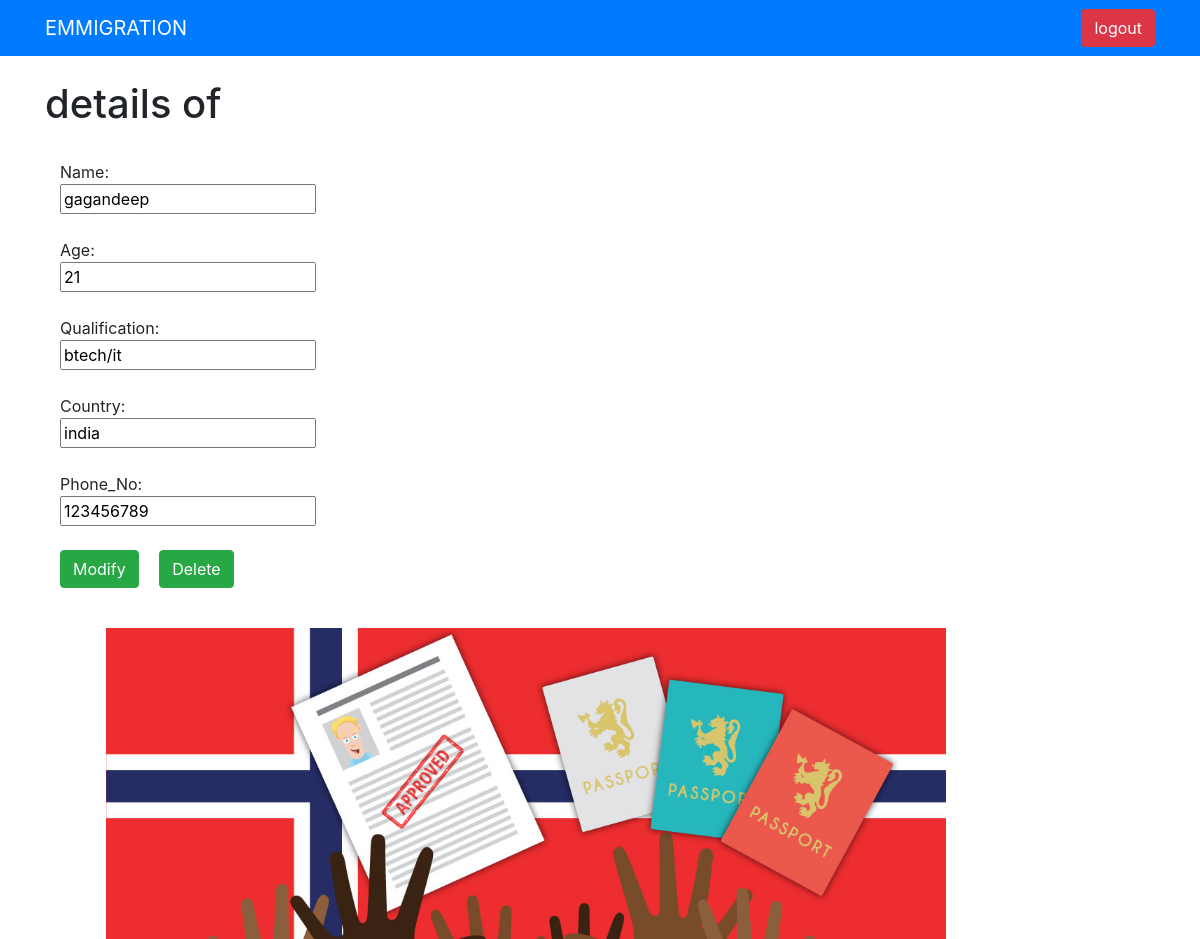
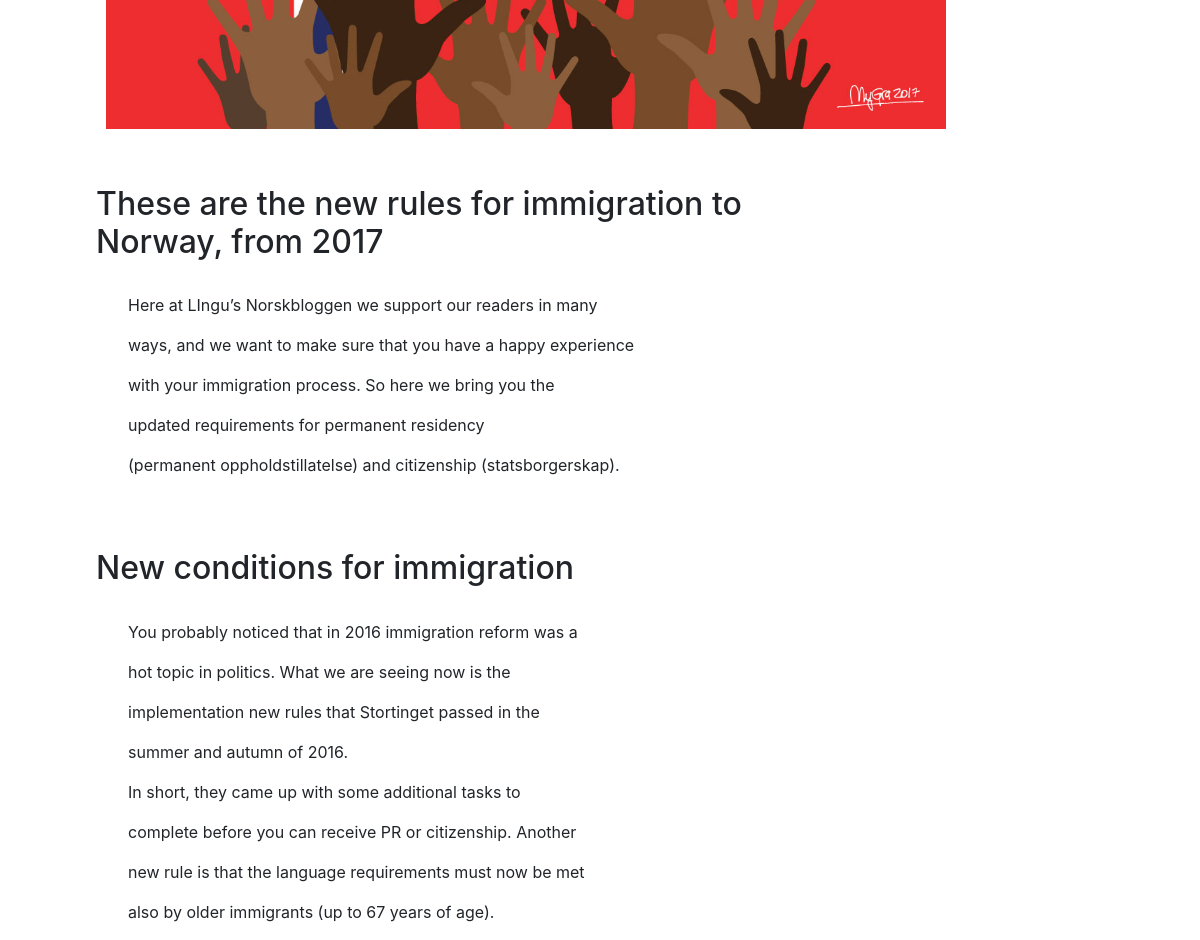
/product/detail/3/ (signed in), run on the app's committed database (2 pictures, top to bottom).
### product/models.py (models this page shows)
class blog(models.Model):
    name=models.CharField(max_length=20)
    age=models.IntegerField()
    qualification=models.TextField()
    country=models.TextField()
    phone_no=models.IntegerField()

### product/views.py (the view)
# urls.py: path('detail/<int:pk>/',views.detail,name='detail'),
@login_required
def detail(request,pk):
    prdct=blog.objects.get(pk=pk)
    context={
        'prdct':prdct
    }
    return render(request,'product/detail.html',context)

### product/template/product/detail.html (shortened to what this page needs)
{% extends 'base.html' %}
{% block content %}
<h1>details of </h1>
<div class="container">
    <form method='GET'  encrypt='multipart/form-data'>
        Name:<br />
        <input type='text' name='name' value="{{prdct.name}}" />
        <br/>
        <br/>
        Age: <br />
        <input type='text' name="age" value="{{prdct.age}}" /><br /><br />
        Qualification:<br />
        <input type='text' name='qualification' value="{{prdct.qualification}}" />
        <br /><br />
        Country:<br />
        <input type='text' name='country' value="{{prdct.country}}" />
        <br /><br />
        Phone_No:<br />
        <input type='text' name='phone_no' value="{{prdct.phone_no}}" />
        <br /><br />
        <a style='margin-right:16px' class="btn btn-success my-2 my-sm-0" href="{% url 'modify' prdct.pk  %}">Modify</a>
        <a style='margin-right:16px' class="btn btn-success my-2 my-sm-0" href='{% url "delete" prdct.pk %}'>Delete</a>
            <br /><br />
    </form>
</div>
{% endblock %}

### template/base.html (shortened to what this page needs)
{% load static from staticfiles %}
<html>
<div>
  <nav class="navbar navbar-expand-lg navbar-dark bg-primary">
      <div class='container'>
        <a class="navbar-brand" href="{% url 'main' %}">EMMIGRATION</a>
          {% if user.is_authenticated %}
          <ul class="nav navbar-nav navbar-right">
            <a class="btn btn-danger navbar-btn" href='javascript:{document.getElementById("logout").submit()}'>logout</a>
          </ul>
          {% else %}
          <ul class="nav navbar-nav navbar-right">
            <a class="btn btn-success my-2 my-sm-0" style='margin-right:16px' href='{% url "signup" %}'>SignUp</a>
            <a class="btn btn-danger navbar-btn" style='margin-right:16px' href='{% url "login" %}'>Login</a>
          </ul>
          {% endif %}
      </div>
  </nav>
</div>
  <link rel="stylesheet" href="https://stackpath.bootstrapcdn.com/bootstrap/4.3.1/css/bootstrap.min.css">
<br>
<div class='container'>
{%block content %}
{% endblock %}
</div>
<img src="{% static 'Tor_immigration.jpg' %}" style='margin-left:106px' width=70% />
<body>
<h2><p class='ex1'> These are the new rules for immigration to </br>Norway, from 2017</p></h2>
<p>Here at LIngu’s Norskbloggen we support our readers in many</p>
<p>ways, and we want to make sure that you have a happy experience</p>
<p>with your immigration process. So here we bring you the</p>
<p>updated requirements for permanent residency</p>
<p>(permanent oppholdstillatelse) and citizenship (statsborgerskap).</p>
<h2><p class='ex1'>New conditions for immigration</p></h2>
<p>You probably noticed that in 2016 immigration reform was a</p>
<p>hot topic in politics. What we are seeing now is the</p>
<p>implementation new rules that Stortinget passed in the</p>
<p>summer and autumn of 2016.</p>
<p>In short, they came up with some additional tasks to</p>
<p>complete before you can receive PR or citizenship. Another</p>
<p>new rule is that the language requirements must now be met</p>
<p>also by older immigrants (up to 67 years of age).</p>
</body>
</html>

### template/base.html (style rules this page uses)
p { display: block; margin-top: 1em; margin-bottom: 1em; margin-left:8em; margin-right: 1em; }
p.ex1 { display: block; margin-top: 1em; margin-bottom: 1em; margin-left:3em; margin-right: 1em; }

### data on the page
blog: name "gagandeep", age "21", qualification "btech/it", country "india", phone_no "123456789"
